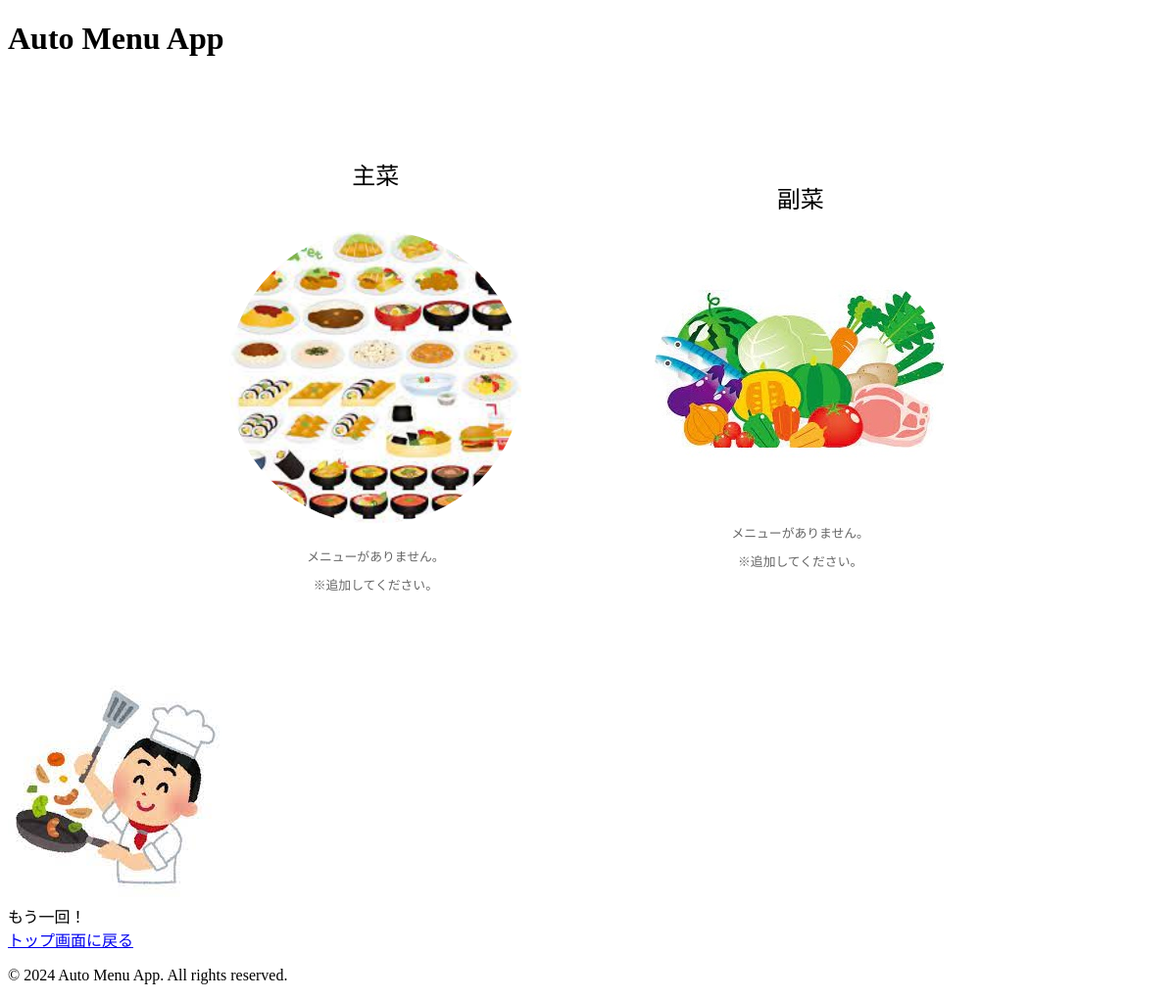
Before: /random_menu/ with the older database file.
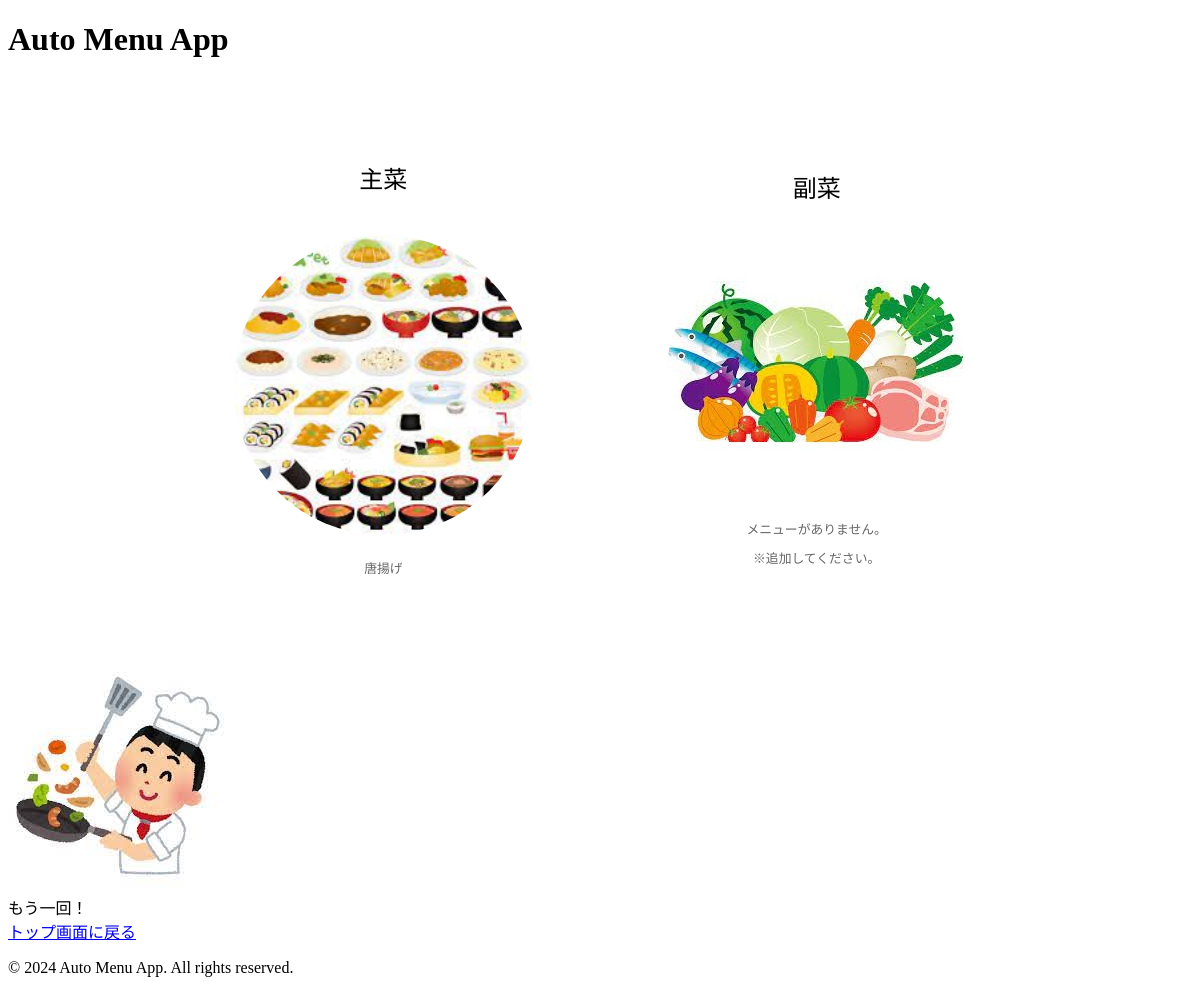
After: the same page with the newer database file.
### menu_app/models.py (models this page shows)
class Menu(models.Model):
    menu_id = models.AutoField(primary_key=True, blank=True, null=False)
    menu_name = models.TextField()
    menu_category_code = models.TextField()
    cooking_time = models.IntegerField(blank=True, null=True)
    class Meta:
        managed = False
        db_table = 'menu'

### menu_app/views.py (the view)
# urls.py: path('random_menu/', random_menu, name='random_menu'),
def random_menu(request):
    menu_main = Menu.objects.filter(menu_category_code = "mc001")
    menu_sub = Menu.objects.filter(menu_category_code = "mc002")
    if menu_main:
        menu_main = random.choice(menu_main)
    if menu_sub:
        menu_sub = random.choice(menu_sub)
    return render(request, 'menu_app/random_menu.html', {'main': menu_main, 'sub': menu_sub})

### menu_app/templates/menu_app/random_menu.html (shortened to what this page needs)
<!DOCTYPE html>
<html lang="ja">
<head>
    {% load static %}
    <link rel="stylesheet" href="{% static 'css/style.css' %}">
</head>
<body>
    <header>
        <h1>Auto Menu App</h1>
    </header>
    <section class="wrapper">
        <div class="container">
            <div class="content">
                <div class="list">
                    <div class="list-item">
                        <h2 class="heading">主菜</h2>
                        <a href="{% url 'manage_menus' %}"><img src="{% static 'image/menu.jpeg' %}" class="image"></a>
                        {% if main.menu_name %}
                        <div class="text">{{main.menu_name}}</div>
                        {% else %}
                        <div class="text">メニューがありません。<br>※追加してください。</div>
                        {% endif %}
                    </div>
                    <div class="list-item">
                        <h2 class="heading">副菜</h2>
                        <a href="{% url 'manage_ingredients' %}"><img src="{% static 'image/food.jpeg' %}" class="image"></a>
                        {% if sub.menu_name %}
                        <div class="text">{{sub.menu_name}}</div>
                        {% else %}
                        <div class="text">メニューがありません。<br>※追加してください。</div>
                        {% endif %}
                    </div>
                </div>
            </div>
        </div>
        <div class="list-item">
            <a href="{% url 'random_menu' %}"><img src="{% static 'image/chef.jpeg' %}" class="image"></a>
            <div class="text">もう一回！</div>
        </div>
    </section>
    <a href="{% url 'index' %}">トップ画面に戻る</a>
    <footer>
        <p>&copy; 2024 Auto Menu App. All rights reserved.</p>
    </footer>
</body>
</html>

Changed rows visible on the page:
added Menu: menu_name "唐揚げ"
Other visible differences:
text no longer shown: "メニューがありません。 ※追加してください。"
